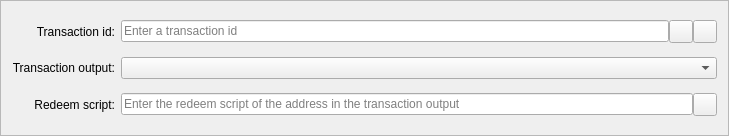
<?xml version="1.0" encoding="UTF-8"?>
<ui version="4.0">
 <class>MultisigInputEntry</class>
 <widget class="QFrame" name="MultisigInputEntry">
  <property name="geometry">
   <rect>
    <x>0</x>
    <y>0</y>
    <width>729</width>
    <height>136</height>
   </rect>
  </property>
  <property name="windowTitle">
   <string>Form</string>
  </property>
  <property name="frameShape">
   <enum>QFrame::StyledPanel</enum>
  </property>
  <property name="frameShadow">
   <enum>QFrame::Sunken</enum>
  </property>
  <layout class="QGridLayout" name="gridLayout">
   <item row="0" column="1">
    <layout class="QHBoxLayout" name="transactionIdLayout">
     <property name="spacing">
      <number>0</number>
     </property>
     <item>
      <widget class="QValidatedLineEdit" name="transactionId">
       <property name="toolTip">
        <string/>
       </property>
       <property name="placeholderText">
        <string>Enter a transaction id</string>
       </property>
      </widget>
     </item>
     <item>
      <widget class="QToolButton" name="pasteTransactionIdButton">
       <property name="toolTip">
        <string/>
       </property>
       <property name="text">
        <string/>
       </property>
       <property name="icon">
        <iconset resource="../sector.qrc">
         <normaloff>:/icons/editpaste</normaloff>:/icons/editpaste</iconset>
       </property>
       <property name="shortcut">
        <string>Alt+P</string>
       </property>
      </widget>
     </item>
     <item>
      <widget class="QToolButton" name="deleteButton">
       <property name="toolTip">
        <string/>
       </property>
       <property name="text">
        <string/>
       </property>
       <property name="icon">
        <iconset resource="../sector.qrc">
         <normaloff>:/icons/remove</normaloff>:/icons/remove</iconset>
       </property>
      </widget>
     </item>
    </layout>
   </item>
   <item row="0" column="0">
    <widget class="QLabel" name="transactionIdLabel">
     <property name="text">
      <string>Transaction id:</string>
     </property>
     <property name="alignment">
      <set>Qt::AlignRight|Qt::AlignTrailing|Qt::AlignVCenter</set>
     </property>
     <property name="buddy">
      <cstring>transactionId</cstring>
     </property>
    </widget>
   </item>
   <item row="2" column="0">
    <widget class="QLabel" name="transactionOutputLabel">
     <property name="text">
      <string>Transaction output:</string>
     </property>
     <property name="alignment">
      <set>Qt::AlignRight|Qt::AlignTrailing|Qt::AlignVCenter</set>
     </property>
    </widget>
   </item>
   <item row="3" column="0">
    <widget class="QLabel" name="redeemScriptLabel">
     <property name="text">
      <string>Redeem script:</string>
     </property>
     <property name="alignment">
      <set>Qt::AlignRight|Qt::AlignTrailing|Qt::AlignVCenter</set>
     </property>
     <property name="buddy">
      <cstring>redeemScript</cstring>
     </property>
    </widget>
   </item>
   <item row="3" column="1">
    <layout class="QHBoxLayout" name="redeemScriptLayout">
     <property name="spacing">
      <number>0</number>
     </property>
     <item>
      <widget class="QValidatedLineEdit" name="redeemScript">
       <property name="enabled">
        <bool>true</bool>
       </property>
       <property name="toolTip">
        <string/>
       </property>
       <property name="placeholderText">
        <string>Enter the redeem script of the address in the transaction output</string>
       </property>
      </widget>
     </item>
     <item>
      <widget class="QToolButton" name="pasteRedeemScriptButton">
       <property name="toolTip">
        <string/>
       </property>
       <property name="text">
        <string/>
       </property>
       <property name="icon">
        <iconset resource="../sector.qrc">
         <normaloff>:/icons/editpaste</normaloff>:/icons/editpaste</iconset>
       </property>
       <property name="shortcut">
        <string>Alt+A</string>
       </property>
      </widget>
     </item>
    </layout>
   </item>
   <item row="2" column="1">
    <widget class="QComboBox" name="transactionOutput"/>
   </item>
  </layout>
 </widget>
 <customwidgets>
  <customwidget>
   <class>QValidatedLineEdit</class>
   <extends>QLineEdit</extends>
   <header>qvalidatedlineedit.h</header>
  </customwidget>
 </customwidgets>
 <resources>
  <include location="../sector.qrc"/>
 </resources>
 <connections/>
</ui>
